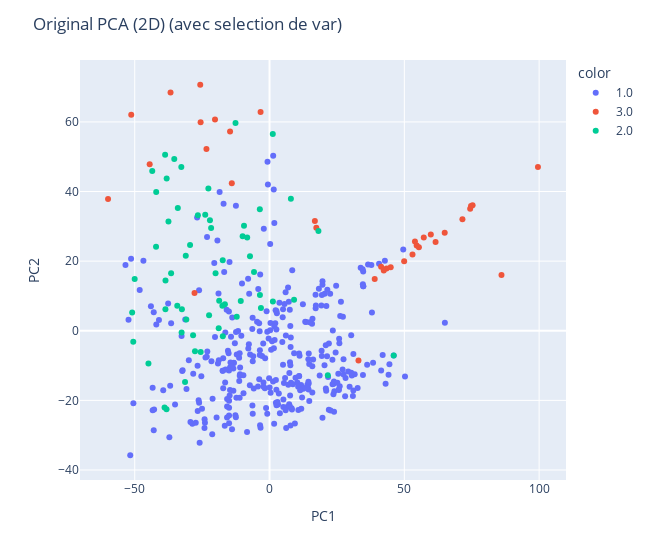
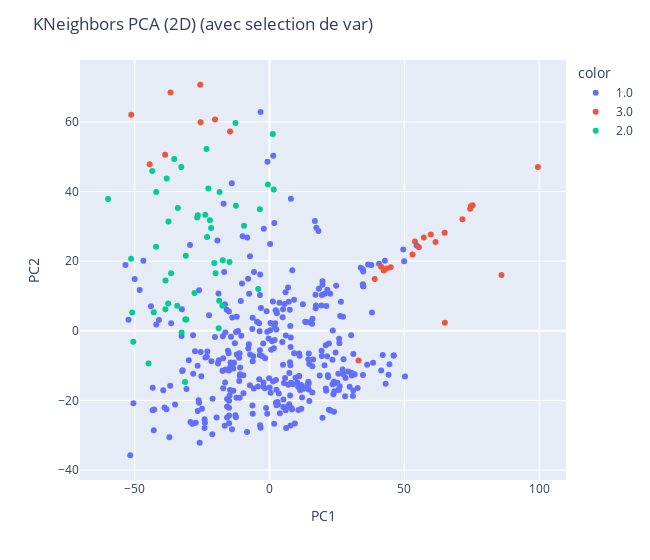

These figures' notebook cell, in order:
### Markdown cell above
En réduisant le nombre de variables nous évitons le fléau de la dimension et nous améliorons donc significativement le résultat de nos prédictions. Par exemple les prédictions du label 3 pour nos données de test passent de 74% à 87% d'accuracy

### Code cell
# Réaliser l'analyse en composantes principales (PCA)
cls = PCA(n_components=6)
pcs = cls.fit_transform(data_test_selected)

# Créer la première figure avec un titre
labels_test_selected_ordinal = pd.Categorical(labels_test_selected, categories=[1.0, 2.0, 3.0], ordered=True)

fig_original = px.scatter(x=pcs.T[0], y=pcs.T[1], color=labels_test_selected_ordinal, 
                          labels={'x': 'PC1', 'y': 'PC2'}, width=650)
fig_original.update_layout(title="Original PCA (2D) (avec selection de var)")

# Créer la deuxième figure avec un titre
fig_KNeighbors = px.scatter(x=pcs.T[0], y=pcs.T[1], color=prediction, 
                            labels={'x': 'PC1', 'y': 'PC2'}, width=650)
fig_KNeighbors.update_layout(title="KNeighbors PCA (2D) (avec selection de var)")

# Afficher les figures
fig_original.show()
fig_KNeighbors.show()

### Figure 1 — Plotly figure (JSON) as saved in the notebook; plotly's stock layout.template omitted (floating-point values rounded to 4 significant figures; data arrays with more than 128 entries replaced by an {"elided": "..."} marker saying what was removed)
{"data": [{"hovertemplate": "color=1.0<br>PC1=%{x}<br>PC2=%{y}<extra></extra>", "legendgroup": "1.0", "marker": {"color": "#636efa", "symbol": "circle"}, "mode": "markers", "name": "1.0", "orientation": "v", "showlegend": true, "type": "scatter", "x": {"elided": "332 float values"}, "xaxis": "x", "y": {"elided": "332 float values"}, "yaxis": "y"}, {"hovertemplate": "color=3.0<br>PC1=%{x}<br>PC2=%{y}<extra></extra>", "legendgroup": "3.0", "marker": {"color": "#EF553B", "symbol": "circle"}, "mode": "markers", "name": "3.0", "orientation": "v", "showlegend": true, "type": "scatter", "x": [-25.7, -20.22, -23.4, -14.64, -27.82, 74.42, 43.41, 41.39, -36.72, 55.4, -51.29, 44.94, 53.03, 57.21, 42.37, 64.97, 59.82, 54.57, 86.03, 75.31, -44.45, -59.89, 74.74, 49.94, -3.316, 16.82, 99.56, 61.59, 53.94, 17.36, -25.56, 71.55, -13.99, 32.99, 39.01], "xaxis": "x", "y": [70.67, 60.7, 52.18, 57.24, 10.82, 35.08, 17.87, 18.41, 68.46, 24.02, 62.04, 18.27, 21.95, 26.83, 17.3, 28.16, 27.65, 24.48, 16.05, 36.03, 47.87, 37.84, 35.84, 19.97, 62.84, 31.54, 47.04, 25.49, 25.65, 29.58, 59.92, 32.0, 42.35, -8.537, 14.86], "yaxis": "y"}, {"hovertemplate": "color=2.0<br>PC1=%{x}<br>PC2=%{y}<extra></extra>", "legendgroup": "2.0", "marker": {"color": "#00cc96", "symbol": "circle"}, "mode": "markers", "name": "2.0", "orientation": "v", "showlegend": true, "type": "scatter", "x": [-31.06, -25.54, 7.923, 21.63, -3.559, -22.09, -32.72, -3.594, -38.2, -27.65, -16.55, 1.251, -34.22, -36.51, -32.5, -22.42, -50.95, -18.67, -17.36, -18.85, -17.49, -38.15, -30.86, -38.72, -3.184, 46.06, -37.49, -35.34, -42.03, -29.48, -9.469, -38.93, -50.02, 9.099, -12.61, -23.85, -17.32, -9.969, -38.62, -38.58, 1.209, -50.54, -34.02, -31.34, -26.57, 18.14, -5.754, -12.16, -43.5, -8.286, -44.91, -28.35, -42.09, -32.61, -22.69, -10.67, -21.66, -7.252, -20.02], "xaxis": "x", "y": [21.55, -6.104, 37.93, -12.76, 10.29, 31.74, 47.03, 34.94, -22.52, -5.849, 7.605, 8.375, 7.171, 16.5, 6.156, 4.474, 5.216, 8.596, 20.23, 0.6976, 7.199, 43.72, 3.212, 50.56, 6.512, -7.137, 31.4, 49.34, 39.87, 24.66, 30.17, -22.06, 14.84, 8.919, 59.71, 33.32, -1.584, 27.15, 6.215, 14.41, 56.52, -3.124, 35.29, -14.72, 33.21, 28.67, 16.88, 3.994, 45.86, 26.81, -9.378, -1.308, 24.17, -0.4796, 40.86, 8.582, 29.54, 21.44, 16.53], "yaxis": "y"}], "layout": {"legend": {"title": {"text": "color"}, "tracegroupgap": 0}, "margin": {"t": 60}, "title": {"text": "Original PCA (2D) (avec selection de var)"}, "width": 650, "xaxis": {"anchor": "y", "domain": [0, 1], "title": {"text": "PC1"}}, "yaxis": {"anchor": "x", "domain": [0, 1], "title": {"text": "PC2"}}}}

### Figure 2 — Plotly figure (JSON) as saved in the notebook; plotly's stock layout.template omitted (floating-point values rounded to 4 significant figures; data arrays with more than 128 entries replaced by an {"elided": "..."} marker saying what was removed)
{"data": [{"hovertemplate": "color=1.0<br>PC1=%{x}<br>PC2=%{y}<extra></extra>", "legendgroup": "1.0", "marker": {"color": "#636efa", "symbol": "circle"}, "mode": "markers", "name": "1.0", "orientation": "v", "showlegend": true, "type": "scatter", "x": {"elided": "349 float values"}, "xaxis": "x", "y": {"elided": "349 float values"}, "yaxis": "y"}, {"hovertemplate": "color=3.0<br>PC1=%{x}<br>PC2=%{y}<extra></extra>", "legendgroup": "3.0", "marker": {"color": "#EF553B", "symbol": "circle"}, "mode": "markers", "name": "3.0", "orientation": "v", "showlegend": true, "type": "scatter", "x": [-25.7, -20.22, 65.04, -14.64, 74.42, 43.41, 41.39, -36.72, 55.4, -51.29, 44.94, 53.03, -38.72, 57.21, 42.37, 64.97, 59.82, 86.03, 75.31, -44.45, 74.74, 99.56, 61.59, 53.94, -25.56, 71.55, 32.99, 39.01], "xaxis": "x", "y": [70.67, 60.7, 2.301, 57.24, 35.08, 17.87, 18.41, 68.46, 24.02, 62.04, 18.27, 21.95, 50.56, 26.83, 17.3, 28.16, 27.65, 16.05, 36.03, 47.87, 35.84, 47.04, 25.49, 25.65, 59.92, 32.0, -8.537, 14.86], "yaxis": "y"}, {"hovertemplate": "color=2.0<br>PC1=%{x}<br>PC2=%{y}<extra></extra>", "legendgroup": "2.0", "marker": {"color": "#00cc96", "symbol": "circle"}, "mode": "markers", "name": "2.0", "orientation": "v", "showlegend": true, "type": "scatter", "x": [-12.47, -31.06, -23.4, -22.09, -27.82, -32.72, -3.594, -34.22, -36.51, 1.57, -50.95, -18.67, -17.36, -31.27, -18.85, -17.49, -38.15, -14.84, -30.86, -0.5995, -37.49, -35.34, -42.03, -9.469, -23.17, -12.61, -20.5, -23.85, -59.89, -37.6, -38.62, -38.58, 1.209, -50.54, -34.02, -31.34, -26.57, -51.35, -26.85, -43.5, -44.91, -42.09, -32.61, -22.69, -42.94, -21.66, -18.51, -20.02, -4.17], "xaxis": "x", "y": [35.95, 21.55, 52.18, 31.74, 10.82, 47.03, 34.94, 7.171, 16.5, 40.56, 5.216, 8.596, 20.23, 3.257, 0.6976, 7.199, 43.72, 19.74, 3.212, 42.0, 31.4, 49.34, 39.87, 30.17, 26.95, 59.71, 19.44, 33.32, 37.84, 7.814, 6.215, 14.41, 56.52, -3.124, 35.29, -14.72, 33.21, 20.69, 32.51, 45.86, -9.378, 24.17, -0.4796, 40.86, 5.329, 29.54, 39.83, 16.53, 11.98], "yaxis": "y"}], "layout": {"legend": {"title": {"text": "color"}, "tracegroupgap": 0}, "margin": {"t": 60}, "title": {"text": "KNeighbors PCA (2D) (avec selection de var)"}, "width": 650, "xaxis": {"anchor": "y", "domain": [0, 1], "title": {"text": "PC1"}}, "yaxis": {"anchor": "x", "domain": [0, 1], "title": {"text": "PC2"}}}}
